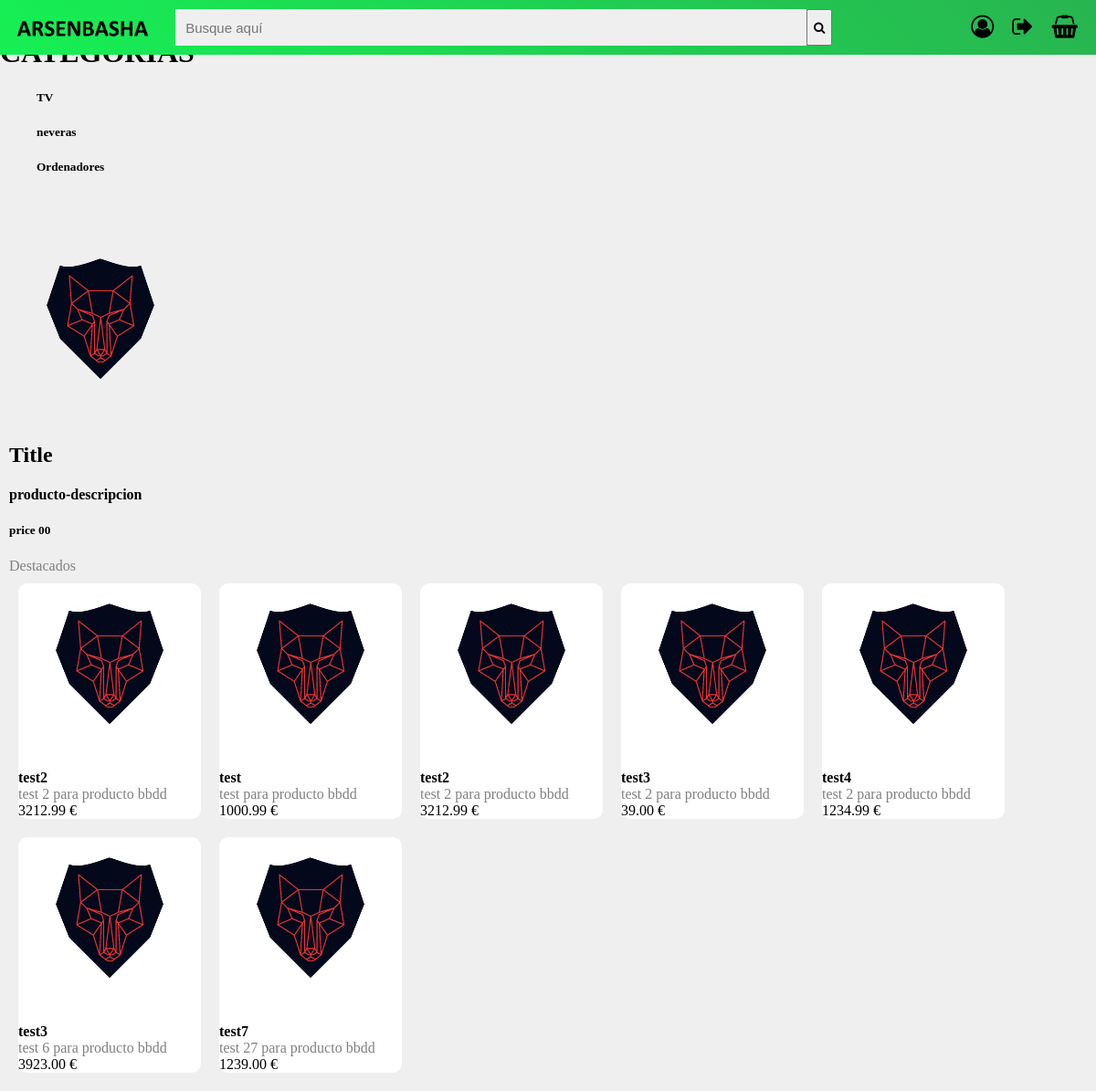
/item.php, run on the app's committed database.
### tables this page shows
CREATE TABLE `Producto` (
  `IdProducto` int(11) NOT NULL,
  `nomProducto` varchar(70) DEFAULT NULL,
  `img` varchar(100) DEFAULT NULL,
  `descProducto` varchar(150) DEFAULT NULL,
  `precioProducto` decimal(6,2) DEFAULT NULL,
  `stock` int(11) DEFAULT NULL
);

### item.php (the view, shortened to what this page needs)
<!DOCTYPE html>
<html>
<head>
    <link rel="stylesheet" href="css/styles.css">
    <link rel="stylesheet" href="https://cdnjs.cloudflare.com/ajax/libs/font-awesome/4.7.0/css/font-awesome.min.css">
</head>
<?php include('conex.php') ?>
<body>
    <header>
        <div class="logo-place"><img src="assets/arsen.png"> </div>
        <div class="search">
            <input type="text" id="search" placeholder="Busque aquí">
            <button class="btn-main"> <i class="fa fa-search" aria-hidden="true"></i></button>
        </div>
        <div class="option-place">
            <div class="items-options" title="Iniciar Sesion"><i class="fa fa-user-circle-o" aria-hidden="true"></i>
            </div>
            <div class="items-options" title="Cerrar Sesion"><i class="fa fa-sign-out" aria-hidden="true"></i></div>
            <div class="items-options" title="Carrito"><i class="fa fa-shopping-basket" aria-hidden="true"></i></div>
        </div>
    </header>
    <div class="nav">
        <li class="categorias">
            <h1>CATEGORIAS</H5>
            <ul>
                <h5> TV</h5>
            </ul>
            <ul>
                <h5>neveras</h5>
            </ul>
            <ul>
                <h5> Ordenadores</h5>
            </ul>
        </li>
    </div>
    <div class="contenido">
        <div class="pagina">
            <section >
                <div class="itemright">
                <img id = 'img'src="assets/logo.png" alt="title">
                </div>
                <div class="itemleft">
                    <h1 id='nomProducto'> Title</h1>
                    <h4 id='descProducto'>producto-descripcion</h4>
                    <h5 id='precioProducto'><span>price 00</span></h5>
                </div>
            </section>
            <div class="title-seccion"> Destacados</div>
            <?php
            $consulta1 = "SELECT * from Producto";
            $result1 = mysqli_query($conn, $consulta1);
            ?>
            <div class="lista">
                <?php while ($mostrar1 = mysqli_fetch_array($result1)) {
                ?>
                    <div class="producto-body">
                        <a href="item.php?p<?php echo $mostrar1["IdProducto"] ?> " style="text-decoration: none;">
                            <div class="producto">
                                <img src='<?php echo $mostrar1["img"] ?> '>
                                <div class="producto-title"><?php echo $mostrar1['nomProducto'] ?></div>
                                <div class="producto-descripcion"><?php echo $mostrar1['descProducto'] ?></h1>
                                </div>
                                <div class="producto-precio"> <?php echo $mostrar1['precioProducto'] ?> € </div>
                            </div>
                        </a>
                    </div>
                <?php
                }
                ?>
            </div>
        </div>
    </div>
</body>
</html>

### css/styles.css (style rules this page uses)
body, html { margin: 0; padding: 0; background-color: #efefef; }
header { height: 40px; padding: 10px; width: calc(100% - 20px); line-height: 40px; display: flex; background: linear-gradient(45deg, #16f054, #28b450); position: fixed; top: 0; left: 0; }
.logo-place { width: 150px; justify-content: center; align-items: center; margin: 7px; }
.logo-place img { width: 100%; }
.search { width: calc(100% - 440px); display: flex; padding: 0px 20px; }
.search input { padding: 10px; font-size: 15px; background-color: #efefef; border: 1px solid #efefef; width: calc(100% - 62px); }
.option-place { width: 250px; display: flex; justify-content: flex-end; }
.items-options { padding: 5px 10px; line-height: 30px; font-size: 25px; cursor: pointer; color: black; }
.contenido { margin-top: 60px; width: 100%; }
.pagina { margin: auto; padding: 10px; width: calc(100% - 20px); max-width: 1180px; }
.title-seccion { padding: 10px, 0; font-size: 100%; color: grey; }
.lista { display: table; width: 100%; }
.producto-body { display: inline-table; padding: 10px; width: calc(100%/5-20px); }
.producto { width: 100%; border-radius: 10px; background-color: white; }
.producto img { width: 100%; border-radius: 10px 10px 0 0; }
.producto-title { padding: 10px, 0; font-size: 100%; color: black; font-weight: bold; }
.producto-descripcion { padding: 10px, 0; font-size: 100%; color: grey; }
.producto-precio { padding: 10px, 0; font-size: 100%; color: black; }

### data on the page
producto: img (picture), nomProducto "test2", descProducto "test 2 para producto bbdd", precioProducto "3212.99"
producto: img (picture), nomProducto "test", descProducto "test para producto bbdd", precioProducto "1000.99"
producto: img (picture), nomProducto "test2", descProducto "test 2 para producto bbdd", precioProducto "3212.99"
producto: img (picture), nomProducto "test3", descProducto "test 2 para producto bbdd", precioProducto "39.00"
producto: img (picture), nomProducto "test4", descProducto "test 2 para producto bbdd", precioProducto "1234.99"
producto: img (picture), nomProducto "test3", descProducto "test 6 para producto bbdd", precioProducto "3923.00"
producto: img (picture), nomProducto "test7", descProducto "test 27 para producto bbdd", precioProducto "1239.00"
